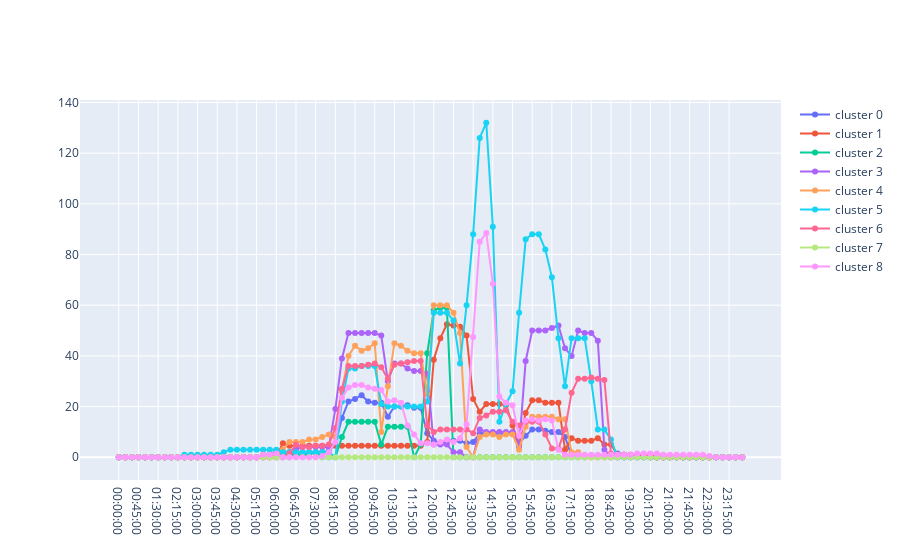

This figure's notebook cell:
### Code cell
# test optimal configuration
optimal_params = combinations[61][1]
print(optimal_params, optimal_params["distance_metric"].get_type(), optimal_params["distance_metric"].get_function())

# sklearn
#clustering_model = KMeans(**optimal_params)
#clustering_model.fit(cluster_data)
#n_clusters = len(clustering_model.cluster_centers_)

initial_centers = kmeans_plusplus_initializer(cluster_data, optimal_params["n_clusters"]).initialize()
#clustering_model = kmeans(cluster_data, initial_centers, distance_metric=optimal_params["distance_metric"])
clustering_model = kmedians(cluster_data, initial_centers, distance_metric=params["distance_metric"])
clustering_model.process()

cluster_indices = clustering_model.get_clusters()
n_clusters = len(cluster_indices)
cluster_labels = np.empty(len(cluster_data))
for i, cluster in enumerate(cluster_indices):
    cluster_labels[cluster] = i

score = davies_bouldin_score(cluster_data, cluster_labels)
            
print(f"Number of clusters: {n_clusters}")
    
#cluster_center = clustering_model.cluster_centers_[i]
#cluster_centers = clustering_model.get_means()
cluster_centers = clustering_model.get_medians()

plot_cluster_centers(n_clusters, cluster_centers, times).show()

print(f"BDI: {score}")
